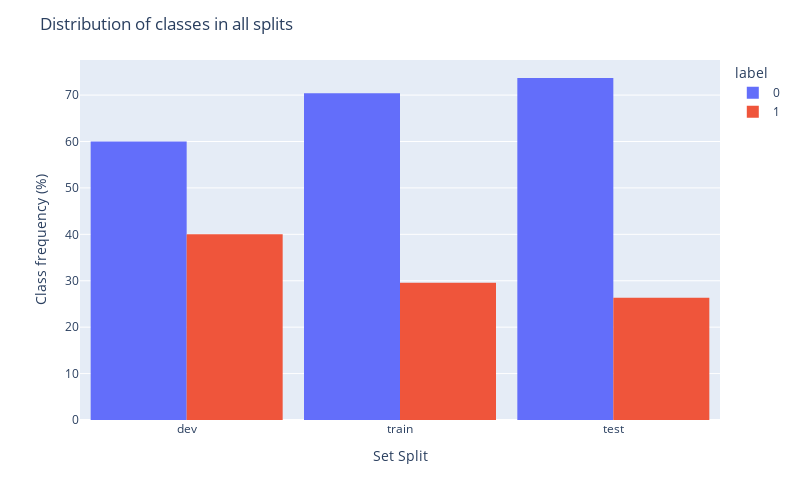

This figure's notebook cell:
### Markdown cell above
## Class distribution analysis
Analysing the distribution of the classes over the splits will not help the classifier, but it can give us an idea of how imbalanced the classes are and whether or not this is similar across splits.

### Code cell
fig = px.histogram(df_proc, color='label', x='split', barmode='group', barnorm='percent')
fig.update_layout(title_text="Distribution of classes in all splits", xaxis_title="Set Split", yaxis_title="Class frequency (%)")
fig.update_layout(bargap=0.1, autosize=False, width=800, height=500)
fig.show()

### Figure 1 — Plotly figure (JSON) as saved in the notebook; plotly's stock layout.template omitted (floating-point values rounded to 4 significant figures)
{"data": [{"alignmentgroup": "True", "bingroup": "x", "hovertemplate": "label=0<br>split=%{x}<br>count (normalized as percent)=%{y}<extra></extra>", "legendgroup": "0", "marker": {"color": "#636efa", "pattern": {"shape": ""}}, "name": "0", "offsetgroup": "0", "orientation": "v", "showlegend": true, "x": ["dev", "train", "train", "train", "dev", "train", "train", "train", "train", "train", "train", "train", "train", "train", "train", "train", "test", "train", "train", "train", "train", "train", "dev", "train", "train", "dev", "train", "test", "train", "train", "train", "train", "train", "dev", "train", "test", "test", "train", "train", "test", "test", "train", "train", "test", "train", "train", "train", "dev", "train", "test", "test", "train", "train", "train", "train", "test", "train", "train", "train", "test", "train", "test", "train", "train", "train", "test", "train", "train", "test", "train"], "xaxis": "x", "yaxis": "y", "type": "histogram"}, {"alignmentgroup": "True", "bingroup": "x", "hovertemplate": "label=1<br>split=%{x}<br>count (normalized as percent)=%{y}<extra></extra>", "legendgroup": "1", "marker": {"color": "#EF553B", "pattern": {"shape": ""}}, "name": "1", "offsetgroup": "1", "orientation": "v", "showlegend": true, "x": ["train", "train", "dev", "train", "dev", "train", "test", "train", "test", "train", "train", "test", "train", "train", "train", "train", "dev", "train", "test", "train", "test", "train", "train", "train", "train", "train", "train", "train", "train", "dev"], "xaxis": "x", "yaxis": "y", "type": "histogram"}], "layout": {"xaxis": {"anchor": "y", "domain": [0.0, 1.0], "title": {"text": "Set Split"}}, "yaxis": {"anchor": "x", "domain": [0.0, 1.0], "title": {"text": "Class frequency (%)"}}, "legend": {"title": {"text": "label"}, "tracegroupgap": 0}, "margin": {"t": 60}, "barmode": "group", "barnorm": "percent", "title": {"text": "Distribution of classes in all splits"}, "bargap": 0.1, "autosize": false, "width": 800, "height": 500}}
